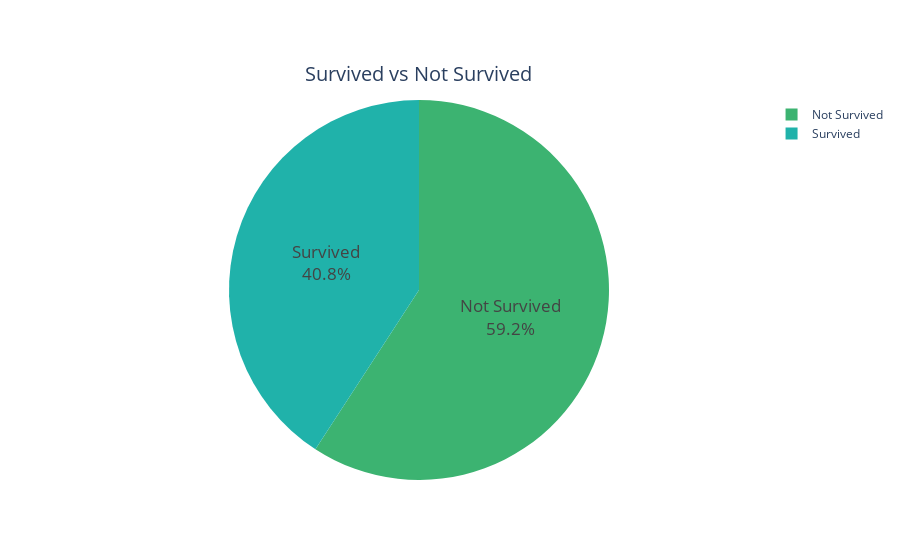

The code cell stored with this chart in its notebook:
### Markdown cell above
# Survivor rate:

### Code cell
labels_survived = ["Not Survived", "Survived"]
values_survived = titanic["Survived"].value_counts()

fig = go.Figure(data=[go.Pie(labels=labels_survived, values=values_survived)])

colors = ['MediumSeaGreen ', "LightSeaGreen "]
fig.update_traces(hoverinfo='label+percent', textinfo='label+percent', textfont_size=17,
                  marker=dict(colors=colors))

fig.update_layout(
    title={
        "text": "Survived vs Not Survived",
        "y":0.88,
        "x":0.465,
        "xanchor": "center",
        "yanchor": "top",
        "font_size": 20})

fig.show()

### Figure 1 — Plotly figure (JSON) as saved in the notebook; plotly's stock layout.template omitted (floating-point values rounded to 4 significant figures)
{"data": [{"hoverinfo": "label+percent", "labels": ["Not Survived", "Survived"], "marker": {"colors": ["MediumSeaGreen ", "LightSeaGreen "]}, "textfont": {"size": 17}, "textinfo": "label+percent", "type": "pie", "values": [619, 427]}], "layout": {"title": {"font": {"size": 20}, "text": "Survived vs Not Survived", "x": 0.465, "xanchor": "center", "y": 0.88, "yanchor": "top"}}}
